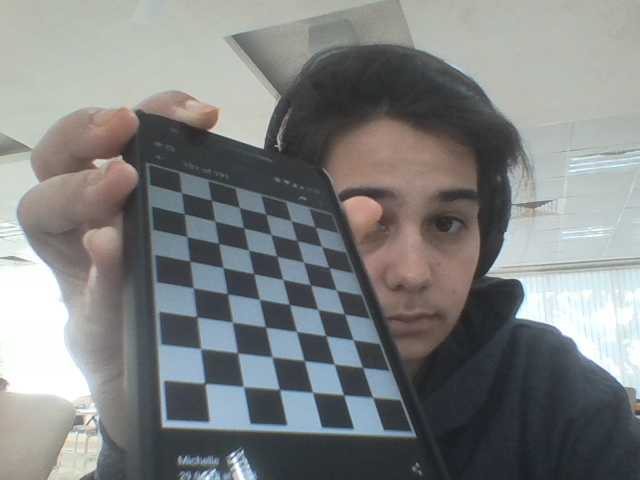
#> input picture calibration_images/20180429_16h24m44s199985.jpg, 640 x 480 px, given in place of the camera
$ python detection.py   (older library calls are emulated)
#> lines starting #> are read from the running program, lines starting #| are printed output that depends on the picture; after the words box and inside, x2 and y2 are one past the last pixel; in counts of white or black regions, pixels touching at a corner belong together
### order_pts.py
import numpy as np


# order points in order: (tl, tr, br, bl)
def order_pts(pts):
    s = np.sum(pts, axis=1)
    ord_pts = np.zeros((4, 2), dtype="float32")
    ord_pts[0] = pts[np.argmin(s)]
    ord_pts[2] = pts[np.argmax(s)]

    diff = np.diff(pts, axis=1)
    ord_pts[1] = pts[np.argmin(diff)]
    ord_pts[3] = pts[np.argmax(diff)]
    return ord_pts


# reject small rectangles
def check_if_rect(pts):
    (tl, tr, br, bl) = pts
    check = True

    if (np.abs(tl[1] - tr[1]) + np.abs(tl[0] - tr[0])) < 5:
        check = False
    if (np.abs(tl[1] - br[1]) + np.abs(tl[0] - br[0])) < 5:
        check = False
    if (np.abs(tl[1] - bl[1]) + np.abs(tl[0] - bl[0])) < 5:
        check = False
    if (np.abs(tr[1] - bl[1]) + np.abs(tr[0] - bl[0])) < 5:
        check = False

    return check

### extractMatrix.py
from order_pts import order_pts
import numpy as np
import cv2


def extractMatrix(image, pts):
    pts = order_pts(pts)
    # print(pts)
    (tl, tr, br, bl) = pts

    # compute max height
    h1 = np.sqrt(np.square(tl[1] - bl[1]) + np.square(tl[0] - bl[0]))
    h2 = np.sqrt(np.square(tr[1] - br[1]) + np.square(tr[0] - br[0]))

    # width
    w1 = np.sqrt(np.square(tl[1] - tr[1]) + np.square(tl[0] - tr[0]))
    w2 = np.sqrt(np.square(bl[1] - tr[1]) + np.square(tl[0] - tr[0]))

    newHeight = max(h1, h2)
    newWidth = max(w1, w2)

    newPoints = np.array([[0, 0], [newWidth - 1, 0], [newWidth - 1, newHeight - 1], [0, newHeight - 1]],
                         dtype="float32")
    # print(newPoints)
    H = cv2.getPerspectiveTransform(pts, newPoints)
    warped_img = cv2.warpPerspective(image, H, (newWidth, newHeight))

    return warped_img, H

### detection.py
import cv2
from extractMatrix import extractMatrix
from superimpose_image import superimpose_image
from pattern_recognition import pattern_recognition
from order_pts import check_if_rect, order_pts

i = 0
r0 = 0
r1 = 0
rep = 10  # number of frames during which projection should be stabilized
cam = cv2.VideoCapture(0)

while True:
    # Capture frame-by-frame
    ret, frame = cam.read()
#> frame is the input picture: shape (480, 640, 3); mean B, G, R 129.7, 130, 127.5

    # Our operations on the frame come here
    gray = cv2.cvtColor(frame, cv2.COLOR_BGR2GRAY)
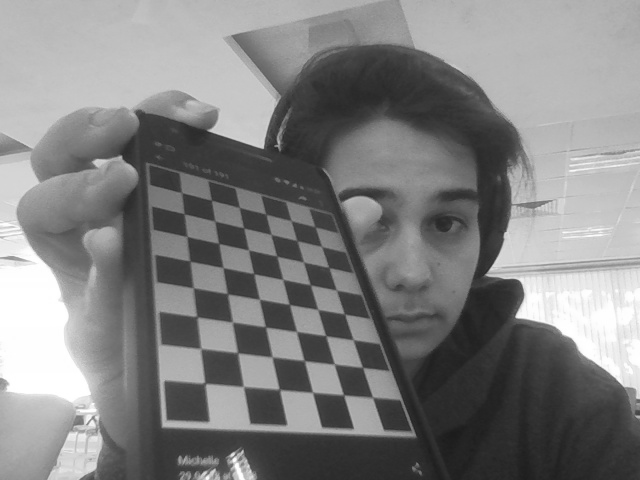
#> gray: shape (480, 640); min 28, max 255, mean 129.2

    # create a CLAHE object (Arguments are optional).
    clahe = cv2.createCLAHE(clipLimit=2.0, tileGridSize=(8, 8))
    gray = clahe.apply(gray)  # applying histogram equalisation
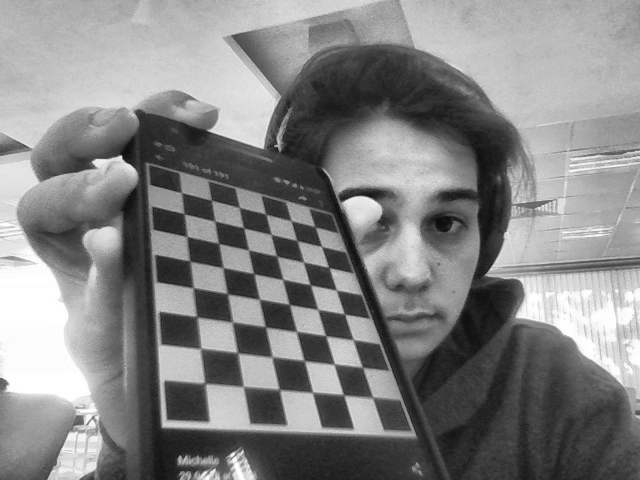
#> gray: shape (480, 640); min 11, max 255, mean 132.1

    gray = cv2.GaussianBlur(gray, (5, 5), 1)  # gaussian blur-to smoothen out random edges
    gray_edge = cv2.Canny(gray, 100, 200)  # applying canny edge detection
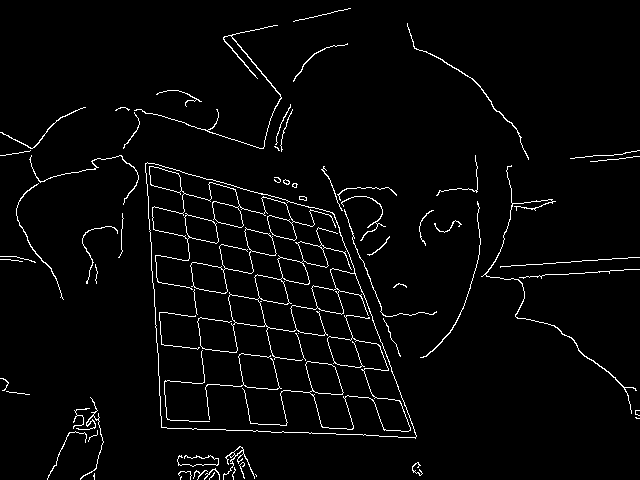
#> gray_edge: shape (480, 640); 3% white in thin lines or dots
    # cv2.imshow("grayimg", gray_edge)

    im2, contours, _ = cv2.findContours(gray_edge, cv2.RETR_TREE, cv2.CHAIN_APPROX_SIMPLE)  # finding contours
#> contours = 88 contours, 54 with area under 20; largest, box (x1, y1, x2, y2) and area: (145, 162, 417, 439) 52634, (145, 162, 417, 438) 49395, (149, 166, 336, 290) 2252, (190, 227, 277, 294) 1396, (242, 315, 411, 432) 918
    contours = sorted(contours, key=cv2.contourArea, reverse=True)[:10]  # sorting contours in reverse order
#> contours = 10 contours; largest, box (x1, y1, x2, y2) and area: (145, 162, 417, 439) 52634, (145, 162, 417, 438) 49395, (149, 166, 336, 290) 2252, (190, 227, 277, 294) 1396, (242, 315, 411, 432) 918

    # approximating contours
    for cnt in contours:
        # We will find if each of the detected contour is of quad shape, then we will do the perspective
        # transform of the image to get the quad in top down view and then the glyph detection algo will proceed
        epsilon = cv2.arcLength(cnt, True)
#> epsilon = 1004.3
        approx = cv2.approxPolyDP(cnt, 0.01 * epsilon, True)  # remove noise along contour, return corners
#> approx = [[145, 163], [161, 427], [415, 438], [334, 214]]
        # cv2.drawContours(frame, cnt, -1, (0, 255, 0), 3)
        # cv2.drawContours(frame, approx, -1, (0, 0, 255), 3)

        cv2.imshow('frame', frame)
        vert_num = len(approx)
#> vert_num = 4
        if vert_num == 4:
            approx = approx.reshape(4, 2)
            (tl, tr, br, bl) = order_pts(approx)
#> in order_pts, `s = np.sum(pts, axis=1)`: s = [308, 588, 853, 548]
#> in order_pts, `diff = np.diff(pts, axis=1)`: diff = [18, 266, 23, -120]
#> tl = [145, 163]; tr = [334, 214]; br = [415, 438]; bl = [161, 427]
            valid = check_if_rect(approx)
#> in check_if_rect, `(tl, tr, br, bl) = pts`: tl = [145, 163]; tr = [161, 427]; br = [415, 438]; bl = [334, 214]
#> valid = True

            if valid:
                i += 1
                warped_img, H = extractMatrix(gray, approx)
#> in extractMatrix, `pts = order_pts(pts)`: pts = [[145, 163], [334, 214], [415, 438], [161, 427]]
#> in extractMatrix, `(tl, tr, br, bl) = pts`: tl = [145, 163]; tr = [334, 214]; br = [415, 438]; bl = [161, 427]
#> in extractMatrix, `h1 = np.sqrt(np.square(tl[1] - bl[1]) + np.square(tl[0] - bl[0]))`: h1 = 264.5
#> in extractMatrix, `h2 = np.sqrt(np.square(tr[1] - br[1]) + np.square(tr[0] - br[0]))`: h2 = 238.2
#> in extractMatrix, `w1 = np.sqrt(np.square(tl[1] - tr[1]) + np.square(tl[0] - tr[0]))`: w1 = 195.8
#> in extractMatrix, `w2 = np.sqrt(np.square(bl[1] - tr[1]) + np.square(tl[0] - tr[0]))`: w2 = 284.8
#> in extractMatrix, `newHeight = max(h1, h2)`: newHeight = 264.5
#> in extractMatrix, `newWidth = max(w1, w2)`: newWidth = 284.8
#> in extractMatrix, `newPoints = np.array([[0, 0], [newWidth - 1, 0], [newWidth - 1, newHei..`: newPoints = [[0, 0], [283.8, 0], [283.8, 263.5], [0, 263.5]]
#> in extractMatrix, `H = cv2.getPerspectiveTransform(pts, newPoints)`: H = [[1.43, -0.0865, -192.8], [-0.448, 1.66, -205.6], [-0.00152, 0.00206, 1]]
#> (the run stopped early here; a loop or call above may not have finished)

$ run again, on calibration_images/20180429_16h26m19s963477.jpg
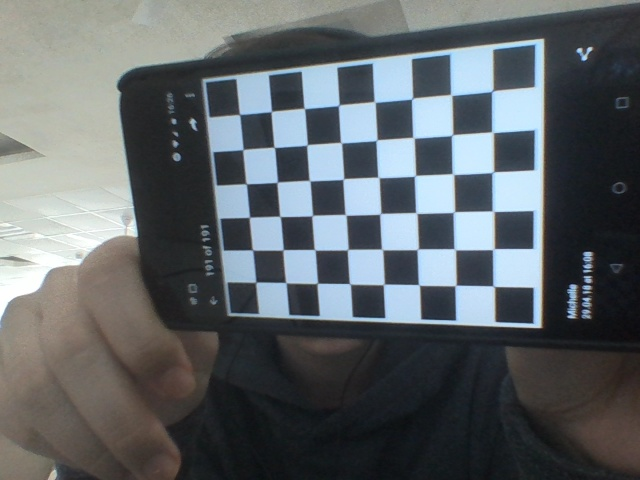
#> input picture calibration_images/20180429_16h26m19s963477.jpg, 640 x 480 px, given in place of the camera
#> frame is the input picture: shape (480, 640, 3); mean B, G, R 103.9, 100.6, 94.8
#> `gray = clahe.apply(gray)`:
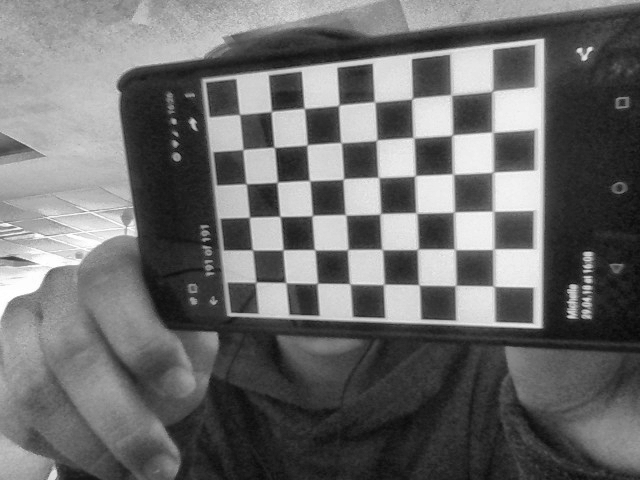
#> gray: shape (480, 640); min 8, max 255, mean 107.8
#> `gray_edge = cv2.Canny(gray, 100, 200)`:
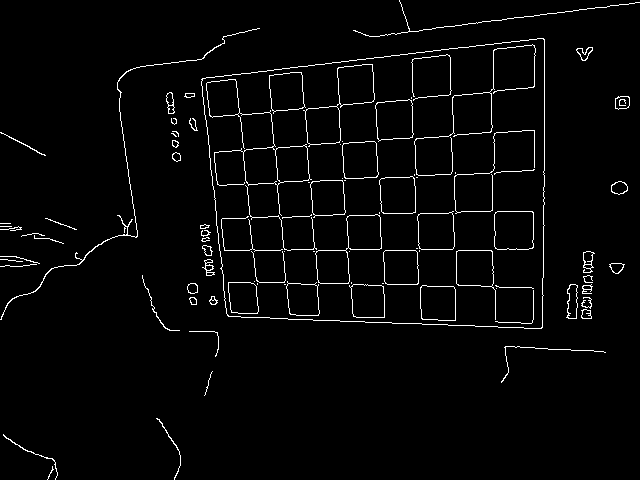
#> gray_edge: shape (480, 640); 2.7% white in thin lines or dots
#> `im2, contours, _ = cv2.findContours(gray_edge, cv2.RETR_TREE, cv2.CHAI..`: contours = 138 contours, 58 with area under 20; largest, box (x1, y1, x2, y2) and area: (201, 38, 545, 329) 87306, (201, 38, 545, 329) 87299, (206, 79, 312, 216) 3276, (303, 64, 375, 147) 2524, (315, 214, 382, 284) 2156
#> `contours = sorted(contours, key=cv2.contourArea, reverse=True)[:10]`: contours = 10 contours; largest, box (x1, y1, x2, y2) and area: (201, 38, 545, 329) 87306, (201, 38, 545, 329) 87299, (206, 79, 312, 216) 3276, (303, 64, 375, 147) 2524, (315, 214, 382, 284) 2156
#> epsilon = 1226.7
#> approx = [[544, 39], [202, 78], [227, 315], [541, 328]]
#> vert_num = 4
#> s = [583, 280, 542, 869]
#> diff = [-505, -124, 88, -213]
#> `(tl, tr, br, bl) = order_pts(approx)`: tl = [202, 78]; tr = [544, 39]; br = [541, 328]; bl = [227, 315]
#> in check_if_rect, `(tl, tr, br, bl) = pts`: tl = [544, 39]; tr = [202, 78]; br = [227, 315]; bl = [541, 328]
#> valid = True
#> pts = [[202, 78], [544, 39], [541, 328], [227, 315]]
#> in extractMatrix, `(tl, tr, br, bl) = pts`: tl = [202, 78]; tr = [544, 39]; br = [541, 328]; bl = [227, 315]
#> h1 = 238.3
#> h2 = 289
#> w1 = 344.2
#> w2 = 439.5
#> newHeight = 289
#> newWidth = 439.5
#> newPoints = [[0, 0], [438.5, 0], [438.5, 288], [0, 288]]
#> H = [[1.71, -0.18, -331.4], [0.139, 1.22, -122.9], [0.000675, -0.000445, 1]]

$ run again, on calibration_images/20180429_16h26m26s016493.jpg
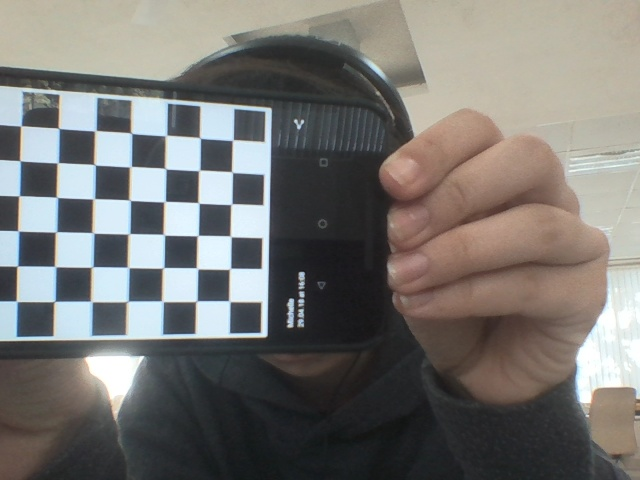
#> input picture calibration_images/20180429_16h26m26s016493.jpg, 640 x 480 px, given in place of the camera
#> frame is the input picture: shape (480, 640, 3); mean B, G, R 113.9, 117.2, 119.2
#> `gray = clahe.apply(gray)`:
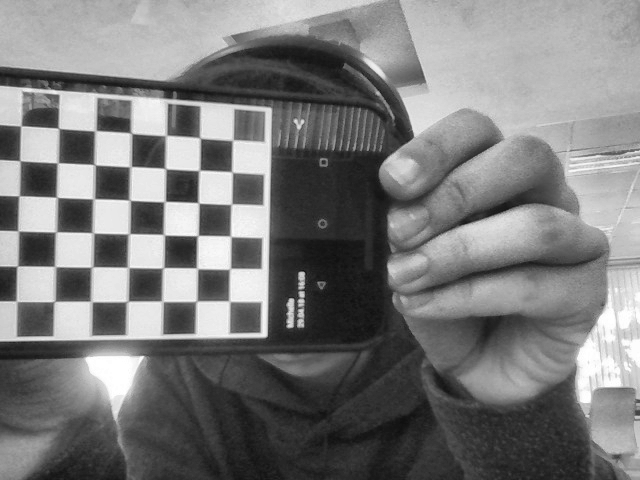
#> gray: shape (480, 640); min 15, max 255, mean 122.8
#> `gray_edge = cv2.Canny(gray, 100, 200)`:
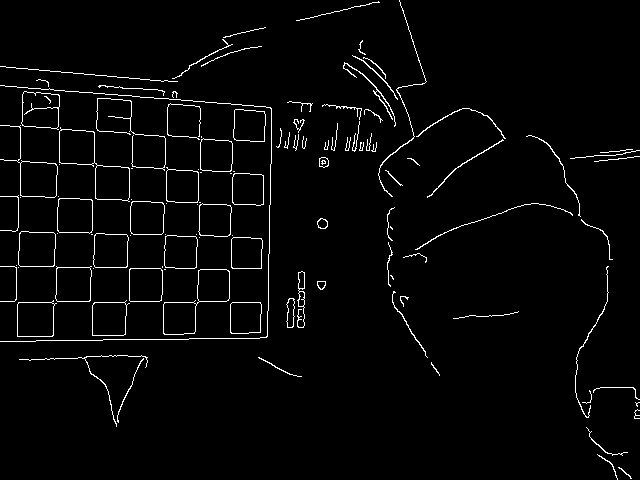
#> gray_edge: shape (480, 640); 2.7% white in thin lines or dots
#> `im2, contours, _ = cv2.findContours(gray_edge, cv2.RETR_TREE, cv2.CHAI..`: contours = 144 contours, 79 with area under 20; largest, box (x1, y1, x2, y2) and area: (59, 127, 130, 202) 2291, (163, 269, 230, 335) 2007, (0, 125, 58, 198) 1240, (21, 91, 60, 130) 1239, (20, 161, 58, 198) 1236
#> `contours = sorted(contours, key=cv2.contourArea, reverse=True)[:10]`: contours = 10 contours; largest, box (x1, y1, x2, y2) and area: (59, 127, 130, 202) 2291, (163, 269, 230, 335) 2007, (0, 125, 58, 198) 1240, (21, 91, 60, 130) 1239, (20, 161, 58, 198) 1236
#> epsilon = 292.4
#> approx = contour of 9 points, box (x1, y1, x2, y2) (59, 127, 130, 202), area 2382
#> vert_num = 9
